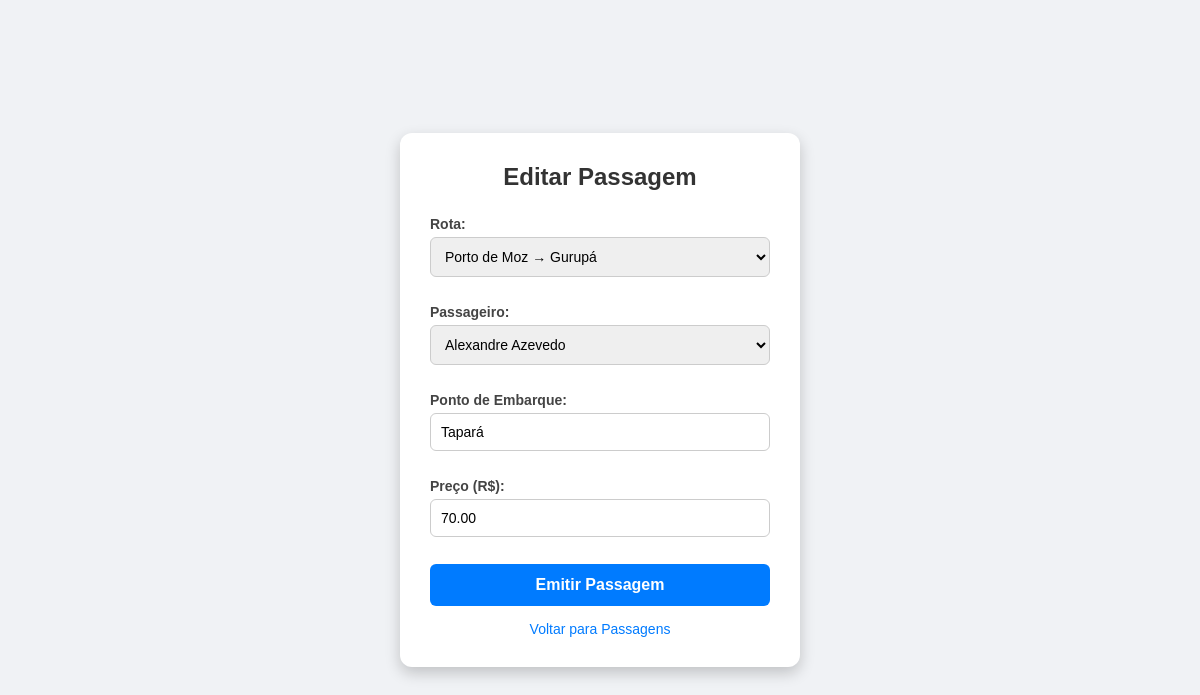
The page /usuario/passagens/editar/1/ on the database its author committed.
### Usuario/models.py (models this page shows, shortened)
class Passagem(models.Model):
    rota = models.ForeignKey(Rotas, on_delete=models.CASCADE, verbose_name="Rota")
    passageiro = models.ForeignKey(Usuario, on_delete=models.CASCADE, verbose_name="Passageiro")
    numero_bilhete = models.CharField(max_length=50, blank=True, unique=True, verbose_name="Número do Bilhete")
    ponto_embarque = models.CharField(max_length=255, verbose_name="Ponto de Embarque")
    preco = models.DecimalField(max_digits=10, decimal_places=2, verbose_name="Preço (R$)")

### Usuario/views.py (the view)
# urls.py: path('passagens/editar/<int:id>/', views.editar_passagem, name='editar_passagem'),
def editar_passagem(request, id):
    passagem = get_object_or_404(Passagem, id=id)
    if request.method == "POST":
        form = PassagemForm(request.POST, instance=passagem)
        if form.is_valid():
            form.save()
            return redirect("listar_passagens")
    else:
        form = PassagemForm(instance=passagem)
    return render(request, "Usuario/cadastrar_passagem.html", {"form": form, "editando": True})

### Usuario/formulario.py
class PassagemForm(BootstrapModelForm):
    passageiro = NomePassageiroModelChoiceField(
        queryset=Usuario.objects.all(),
        label="Passageiro"
    )
    class Meta:
        model = Passagem
        fields = ["rota", "passageiro", "ponto_embarque", "preco"]
        widgets = {
            'preco': forms.NumberInput(attrs={'step': '0.01', 'placeholder': '0,00'}),
        }

### Usuario/formulario.py (called while the page is built)
    def label_from_instance(self, obj):
        return obj.nome

### Usuario/models.py (called while the page is built)
    def __str__(self): return f"{self.ponto_de_partida} → {self.ponto_de_chegada}"

### Usuario/templates/Usuario/cadastrar_passagem.html (shortened to what this page needs)
{% load static %}
<link rel="stylesheet" href="{% static 'Usuario/css/estilo.css' %}">
<!DOCTYPE html>
<html lang="pt-br">
<head>
    <link rel="stylesheet" href="{% static 'Usuario/css/estilo.css' %}?v=11">
</head>
<body>
<div class="caixa">
    <h1>{% if editando %}Editar Passagem{% else %}Emitir Passagem{% endif %}</h1>
    <form method="post">
        {{ form.as_p }}
        <button type="submit" class="btn-azul">Emitir Passagem</button>
    </form>
    <a href="{% url 'listar_passagens' %}" class="link-padrao">Voltar para Passagens</a>
</div>
</body>
</html>

### Usuario/static/Usuario/css/estilo.css (style rules this page uses)
* { margin: 0; padding: 0; box-sizing: border-box; }
body { height: 100vh; display: flex; justify-content: center; align-items: center; background-color: #f0f2f5; font-family: Arial, sans-serif; }
.caixa { background-color: #ffffff; padding: 30px; border-radius: 12px; box-shadow: 0 6px 15px rgba(0,0,0,0.2); width: 400px; max-width: 95%; }
.caixa h1 { margin-bottom: 25px; font-size: 24px; color: #333; text-align: center; }
.caixa form { display: flex; flex-direction: column; gap: 15px; }
.caixa .grupo-campo, .caixa p { display: flex; flex-direction: column; gap: 5px; margin-bottom: 12px; text-align: left; width: 100%; }
.caixa label, .caixa p label { font-size: 14px; font-weight: bold; color: #444; text-align: left; display: block; }
.caixa input, .caixa select { width: 100% !important; padding: 10px; border: 1px solid #ccc; border-radius: 6px; font-size: 14px; outline: none; box-sizing: border-box; }
.caixa button, .btn-acao { width: 100%; padding: 12px; color: #fff; border: none; border-radius: 6px; font-size: 16px; font-weight: bold; cursor: pointer; text-decoration: none; text-align: center; transition: background-color 0.3s; }
.btn-azul { background-color: #007bff; }
.caixa .link-padrao { display: inline-block; margin-top: 15px; color: #007bff; text-decoration: none; font-size: 14px; text-align: center; width: 100%; }

### rows shown on the page
Passagem: rota "Porto de Moz → Gurupá", passageiro "Alexandre Azevedo", ponto_embarque "Tapará", preco "70.00"
